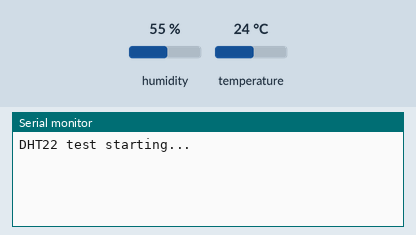
Bench run of a sketch on a simulated Arduino Uno, built with avr-gcc and run on an emulated ATmega328P. Parts: the last lines printed to the serial monitor. The test bench sets the inputs (shaded band); at power-on: humidity 55 %, temperature 24 °C.

Above: at 3.2 s.
3.3 s: humidity set to 22 %
At 5.2 s:
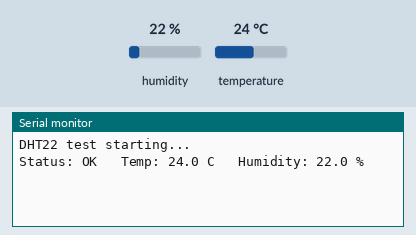
8.5 s: temperature set to 12 °C
At 11.0 s:
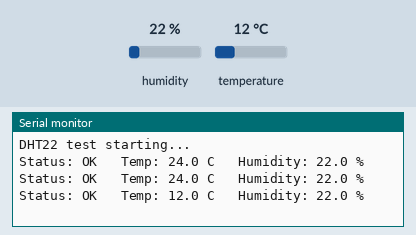
12.2 s: humidity set to 40 %
At 12.2 s:
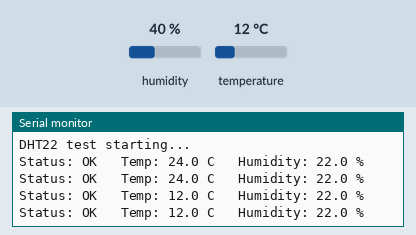

The sketch:

step9_dht22_gpio.ino
```cpp
// Step 9 - DHT22 powered from GPIO19, data on GPIO18
#include <DHTesp.h>

const int DHT_POWER = 19;   // DHT22 +
const int DHT_PIN   = 18;   // DHT22 out
DHTesp dht;

void setup() {
  Serial.begin(115200);
  pinMode(DHT_POWER, OUTPUT);
  digitalWrite(DHT_POWER, HIGH);    // power the sensor
  delay(2000);                      // DHT22 needs ~2 s to wake up
  dht.setup(DHT_PIN, DHTesp::DHT22);
  Serial.println("DHT22 test starting...");
}

void loop() {
  delay(2500);
  TempAndHumidity v = dht.getTempAndHumidity();
  Serial.print("Status: ");
  Serial.print(dht.getStatusString());
  Serial.print("   Temp: ");
  Serial.print(v.temperature, 1);
  Serial.print(" C   Humidity: ");
  Serial.print(v.humidity, 1);
  Serial.println(" %");
}
```

Measured:
- after the input at 3.3 s, the serial monitor: prints a new line after 1.2 s (image 1)
- after the input at 8.5 s, the serial monitor: prints a new line after 1.0 s (image 2)
